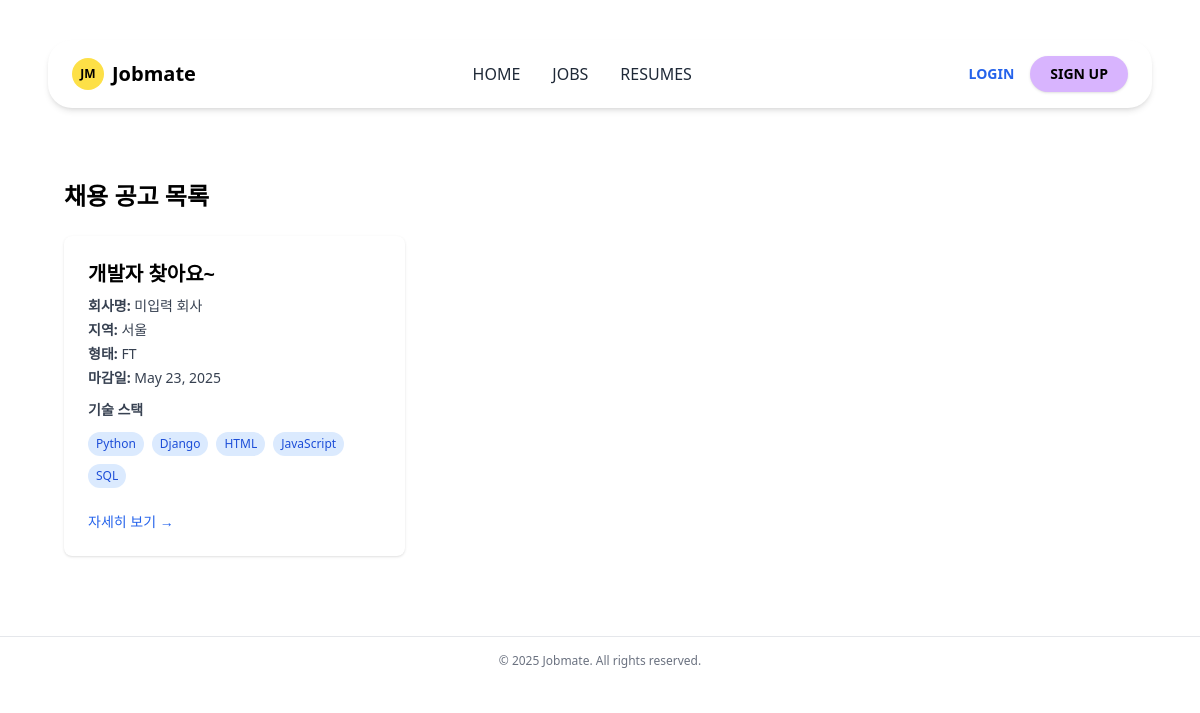
Screenshot of /jobs/ with the database file from the repository.
### jobs/models.py (models this page shows, shortened)
class Job(models.Model):
    JOB_TYPE_CHOICES = [
        ('FT', '정규직'),
        ('PT', '파트타임'),
        ('CT', '계약직'),
        ('FR', '프리랜서'),
        ('IN', '인턴'),
    ]
    title = models.CharField(max_length=200)
    company_name = models.CharField(max_length=100, default='미입력 회사')
    location = models.CharField(max_length=100, blank=True)
    job_type = models.CharField(max_length=2, choices=JOB_TYPE_CHOICES, default='FT')
    salary = models.CharField(max_length=100, blank=True)
    description = models.TextField()
    deadline = models.DateField(null=True, blank=True)
    skills = models.CharField(max_length=200, blank=True, help_text='예: Python, Django')
    is_published = models.BooleanField(default=True)
    created_at = models.DateTimeField(auto_now_add=True)
    author = models.ForeignKey(settings.AUTH_USER_MODEL, on_delete=models.CASCADE,null=True)

### jobs/views.py (the view)
# urls.py: path('', views.job_list, name='job_list'),
def job_list(request):
    jobs = Job.objects.all().order_by('-created_at')  # 최신순 정렬
    return render(request, 'jobs/job_list.html', {'jobs': jobs})

### accounts/templatetags/split_filters.py (called while the page is built)
@register.filter
def split(value, delimiter=','):
    return value.split(delimiter)

### jobs/templates/jobs/job_list.html (shortened to what this page needs)
{% extends 'base.html' %}
{% load split_filters %}
{% block content %}
<div class="max-w-6xl mx-auto mt-10 px-4">
  <div class="flex justify-between items-center mb-6">
    <h1 class="text-2xl font-bold">채용 공고 목록</h1>
  </div>
  <div class="grid grid-cols-1 md:grid-cols-2 lg:grid-cols-3 gap-6">
    {% for job in jobs %}
      <div class="bg-white p-6 rounded-lg shadow hover:shadow-lg transition">
        <h2 class="text-xl font-semibold mb-2">{{ job.title }}</h2>
        <p class="text-sm text-gray-700 mb-1"><strong>회사명:</strong> {{ job.company_name }}</p>
        <p class="text-sm text-gray-700 mb-1"><strong>지역:</strong> {{ job.location }}</p>
        <p class="text-sm text-gray-700 mb-1"><strong>형태:</strong> {{ job.job_type }}</p>
        <p class="text-sm text-gray-700 mb-2"><strong>마감일:</strong> {{ job.deadline }}</p>
        <p class="mt-3 font-semibold text-sm text-gray-700">기술 스택</p>
        <div class="flex flex-wrap gap-2 mt-1">
        {% with all_skills="Python,Django,React,HTML,CSS,JavaScript,SQL,Git"|split:"," %}
        {% with job.skills|split:"," as skill_list %}
          <div class="flex flex-wrap gap-2 mt-2 mb-4">
            {% for skill in all_skills %}
              {% if skill in skill_list %}
                <span class="px-2 py-1 rounded-full bg-blue-100 text-blue-700 text-xs">{{ skill }}</span>
              {% endif %}
            {% endfor %}
          </div>
        {% endwith %}
        {% endwith %}
        <a href="{% url 'jobs:job_detail' job.pk %}" class="text-sm font-medium text-blue-600 hover:underline">
          자세히 보기 →
        </a>
      </div>
    {% empty %}
      <p>등록된 공고가 없습니다.</p>
    {% endfor %}
  </div>
</div>
{% endblock %}

### templates/base.html (shortened to what this page needs)
{% load static %}
<!DOCTYPE html>
<html lang="en">
<head>
  <script src="https://cdn.tailwindcss.com"></script>
</head>
<body class="bg-white font-sans">
  <header class="flex flex-col md:flex-row justify-between items-center gap-4 md:gap-0 px-6 py-4 mx-4 md:mx-12 mt-6 md:mt-10 bg-white rounded-3xl shadow-md">
    <div class="flex items-center space-x-2">
      <div class="bg-yellow-300 w-8 h-8 rounded-full flex items-center justify-center font-bold text-xs">JM</div>
      <h1 class="text-lg md:text-xl font-black">Jobmate</h1>
    </div>
    <nav class="flex flex-wrap justify-center gap-4 md:gap-8 text-sm md:text-base font-medium text-gray-800">
      <a href="/" class="hover:underline">HOME</a>
      <a href="/jobs/" class="hover:underline">JOBS</a>
      <a href="/resumes/" class="hover:underline">RESUMES</a>
    </nav>
    <div class="flex items-center gap-4">
      {% if user.is_authenticated %}
        <form method="post" action="{% url 'logout' %}">
          {% csrf_token %}
          <button type="submit" class="text-sm font-bold text-red-500 hover:text-red-700">
            LOGOUT
          </button>
        </form>
      {% else %}
        <a href="{% url 'login' %}" class="text-sm font-bold text-blue-600 hover:text-blue-800">
          LOGIN
        </a>
        <a href="{% url 'signup' %}" class="bg-purple-300 text-sm font-bold px-5 py-2 rounded-full shadow hover:bg-purple-400 transition transform hover:scale-105">
          SIGN UP
        </a>
      {% endif %}
    </div>
  </header>
  <main class="px-4 md:px-12 py-8">
    {% block content %}{% endblock %}
  </main>
  <footer class="text-center py-4 text-xs text-gray-500 border-t mt-12">
    &copy; 2025 Jobmate. All rights reserved.
  </footer>
</body>
</html>

### rows the page displays
Job: title "개발자 찾아요~", company_name "미입력 회사", location "서울", job_type "FT", deadline "May 23, 2025", all_skills "Python" "Django" "HTML" "JavaScript" "SQL"
